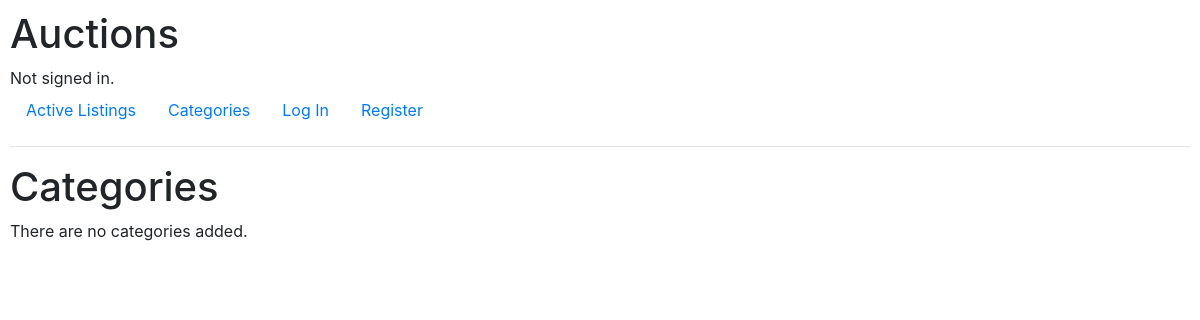
/categories, run on an earlier commit of the app's database.
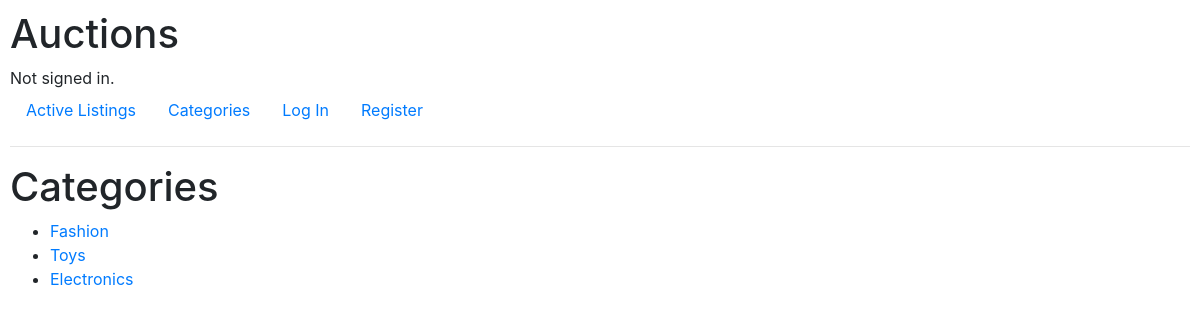
And on a later commit of the database.
### auctions/models.py (models this page shows, shortened)
class Category(models.Model):
    name = models.CharField(max_length=200, verbose_name="Category name")
    class Meta:
        verbose_name_plural = "Categories"
        verbose_name = "Category"

### auctions/views.py (the view)
# urls.py: path("categories", views.CategoriesListView.as_view(), name="categories"),
class CategoriesListView(generic.ListView):
    model = Category

### auctions/templates/auctions/category_list.html
{% extends "auctions/layout.html" %}
{% block body %}
<h1>Categories</h1>
{% if category_list %}
<ul>
  {% for category in category_list %}
    <li>
      <a href="{% url 'category' category.id %}">{{ category.name }}</a>
    </li>
  {% endfor %}
</ul>
{% else %}
  <p>There are no categories added.</p>
{% endif %}
{% endblock %}

### auctions/templates/auctions/layout.html (shortened to what this page needs)
{% load static %}
<!DOCTYPE html>
<html lang="en">
    <head>
        <link rel="stylesheet" href="https://stackpath.bootstrapcdn.com/bootstrap/4.4.1/css/bootstrap.min.css">
        <link href="{% static 'auctions/styles.css' %}" rel="stylesheet">
    </head>
    <body>
        <h1>Auctions</h1>
        <div>
            {% if user.is_authenticated %}
                Signed in as <strong>{{ user.username }}</strong>.
            {% else %}
                Not signed in.
            {% endif %}
        </div>
        <ul class="nav">
            <li class="nav-item">
                <a class="nav-link" href="{% url 'index' %}">Active Listings</a>
            </li>
            <li class="nav-item">
                <a class="nav-link" href="{% url 'categories' %}">Categories</a>
            </li>
            {% if user.is_authenticated %}
                <li class="nav-item">
                    <a class="nav-link" href="{% url 'add_listing' %}">Add listing</a>
                </li>
                <li class="nav-item">
                    <a class="nav-link" href="{% url 'logout' %}">Log Out</a>
                </li>
            {% else %}
                <li class="nav-item">
                    <a class="nav-link" href="{% url 'login' %}">Log In</a>
                </li>
                <li class="nav-item">
                    <a class="nav-link" href="{% url 'register' %}">Register</a>
                </li>
            {% endif %}
        </ul>
        <hr>
        {% block body %}
        {% endblock %}
    </body>
</html>

### auctions/static/auctions/styles.css (style rules this page uses)
body { padding: 10px; }

What changed in the data, as far as the page shows it:
added Category: name "Fashion"
added Category: name "Toys"
added Category: name "Electronics"
Also different on the page:
text no longer shown: "There are no categories added."
